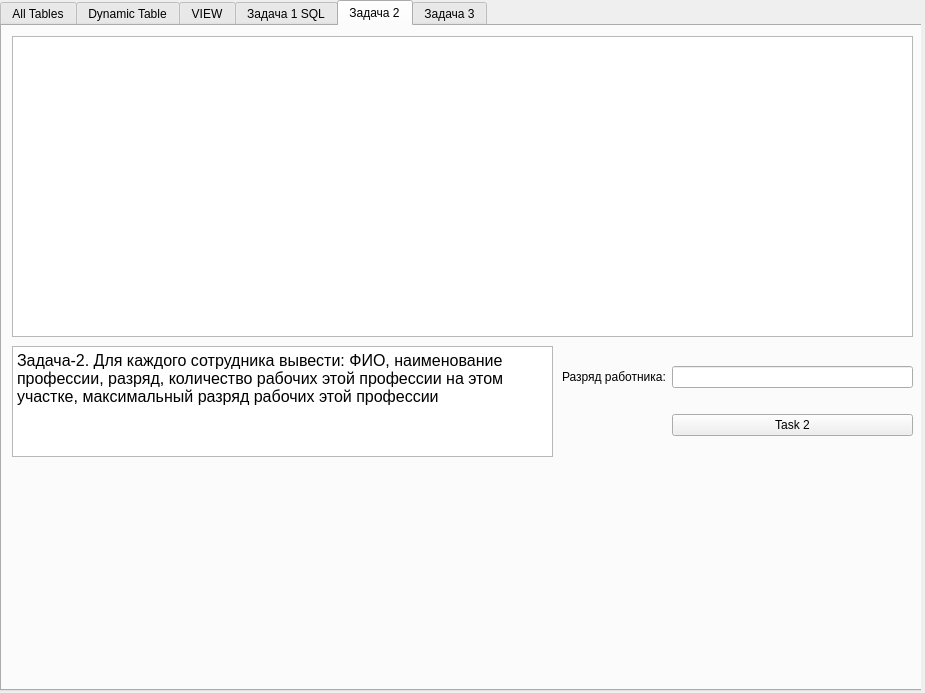
<?xml version="1.0" encoding="UTF-8"?>
<ui version="4.0">
 <class>MainWindow</class>
 <widget class="QMainWindow" name="MainWindow">
  <property name="geometry">
   <rect>
    <x>0</x>
    <y>0</y>
    <width>925</width>
    <height>693</height>
   </rect>
  </property>
  <property name="windowTitle">
   <string>MainWindow</string>
  </property>
  <widget class="QWidget" name="centralwidget">
   <widget class="QStackedWidget" name="stackedWidget_2">
    <property name="geometry">
     <rect>
      <x>0</x>
      <y>0</y>
      <width>921</width>
      <height>691</height>
     </rect>
    </property>
    <widget class="QWidget" name="main_page">
     <widget class="QTabWidget" name="tabWidget">
      <property name="geometry">
       <rect>
        <x>0</x>
        <y>0</y>
        <width>931</width>
        <height>691</height>
       </rect>
      </property>
      <property name="currentIndex">
       <number>4</number>
      </property>
      <widget class="QWidget" name="all_tables">
       <attribute name="title">
        <string>All Tables</string>
       </attribute>
       <widget class="QTableView" name="OperationCostsTable">
        <property name="geometry">
         <rect>
          <x>250</x>
          <y>14</y>
          <width>661</width>
          <height>191</height>
         </rect>
        </property>
       </widget>
       <widget class="QTableView" name="PersonnelTable">
        <property name="geometry">
         <rect>
          <x>250</x>
          <y>220</y>
          <width>661</width>
          <height>201</height>
         </rect>
        </property>
       </widget>
       <widget class="QTableView" name="WorkAccountingTable">
        <property name="geometry">
         <rect>
          <x>250</x>
          <y>440</y>
          <width>661</width>
          <height>211</height>
         </rect>
        </property>
       </widget>
       <widget class="QLabel" name="label_7">
        <property name="geometry">
         <rect>
          <x>250</x>
          <y>-1</y>
          <width>131</width>
          <height>16</height>
         </rect>
        </property>
        <property name="sizePolicy">
         <sizepolicy hsizetype="Minimum" vsizetype="Preferred">
          <horstretch>0</horstretch>
          <verstretch>0</verstretch>
         </sizepolicy>
        </property>
        <property name="text">
         <string>OperationCosts</string>
        </property>
       </widget>
       <widget class="QLabel" name="label_8">
        <property name="geometry">
         <rect>
          <x>250</x>
          <y>205</y>
          <width>121</width>
          <height>16</height>
         </rect>
        </property>
        <property name="sizePolicy">
         <sizepolicy hsizetype="Minimum" vsizetype="Preferred">
          <horstretch>0</horstretch>
          <verstretch>0</verstretch>
         </sizepolicy>
        </property>
        <property name="text">
         <string>Personnel</string>
        </property>
       </widget>
       <widget class="QLabel" name="label_9">
        <property name="geometry">
         <rect>
          <x>250</x>
          <y>423</y>
          <width>151</width>
          <height>16</height>
         </rect>
        </property>
        <property name="sizePolicy">
         <sizepolicy hsizetype="Minimum" vsizetype="Preferred">
          <horstretch>0</horstretch>
          <verstretch>0</verstretch>
         </sizepolicy>
        </property>
        <property name="text">
         <string>WorkAccounting</string>
        </property>
       </widget>
       <widget class="QWidget" name="gridLayoutWidget_5">
        <property name="geometry">
         <rect>
          <x>10</x>
          <y>220</y>
          <width>211</width>
          <height>281</height>
         </rect>
        </property>
        <layout class="QGridLayout" name="gridLayout_5">
         <item row="1" column="1">
          <widget class="QLineEdit" name="id_sklad"/>
         </item>
         <item row="2" column="0">
          <widget class="QLabel" name="label_13">
           <property name="sizePolicy">
            <sizepolicy hsizetype="Preferred" vsizetype="Maximum">
             <horstretch>0</horstretch>
             <verstretch>0</verstretch>
            </sizepolicy>
           </property>
           <property name="text">
            <string>Ответ</string>
           </property>
          </widget>
         </item>
         <item row="0" column="0" colspan="2">
          <widget class="QLabel" name="label_10">
           <property name="sizePolicy">
            <sizepolicy hsizetype="Fixed" vsizetype="Maximum">
             <horstretch>0</horstretch>
             <verstretch>0</verstretch>
            </sizepolicy>
           </property>
           <property name="font">
            <font>
             <pointsize>12</pointsize>
            </font>
           </property>
           <property name="text">
            <string>Процедура Get price</string>
           </property>
          </widget>
         </item>
         <item row="1" column="0">
          <widget class="QLabel" name="label_12">
           <property name="text">
            <string>Номер склада:</string>
           </property>
          </widget>
         </item>
         <item row="2" column="1">
          <widget class="QLabel" name="res_proc">
           <property name="font">
            <font>
             <pointsize>12</pointsize>
            </font>
           </property>
           <property name="text">
            <string>0</string>
           </property>
          </widget>
         </item>
         <item row="3" column="0" colspan="2">
          <widget class="QPushButton" name="proc">
           <property name="sizePolicy">
            <sizepolicy hsizetype="Minimum" vsizetype="Maximum">
             <horstretch>0</horstretch>
             <verstretch>0</verstretch>
            </sizepolicy>
           </property>
           <property name="text">
            <string>Procedure</string>
           </property>
          </widget>
         </item>
        </layout>
       </widget>
       <widget class="QLabel" name="label_11">
        <property name="geometry">
         <rect>
          <x>20</x>
          <y>70</y>
          <width>221</width>
          <height>41</height>
         </rect>
        </property>
        <property name="text">
         <string>Операции над таблицами</string>
        </property>
       </widget>
       <widget class="QPushButton" name="save_tables">
        <property name="geometry">
         <rect>
          <x>20</x>
          <y>103</y>
          <width>91</width>
          <height>31</height>
         </rect>
        </property>
        <property name="sizePolicy">
         <sizepolicy hsizetype="Minimum" vsizetype="Maximum">
          <horstretch>0</horstretch>
          <verstretch>0</verstretch>
         </sizepolicy>
        </property>
        <property name="text">
         <string>Сохранить</string>
        </property>
       </widget>
       <widget class="QPushButton" name="refresh_tables">
        <property name="geometry">
         <rect>
          <x>120</x>
          <y>103</y>
          <width>122</width>
          <height>31</height>
         </rect>
        </property>
        <property name="sizePolicy">
         <sizepolicy hsizetype="Minimum" vsizetype="Maximum">
          <horstretch>0</horstretch>
          <verstretch>0</verstretch>
         </sizepolicy>
        </property>
        <property name="text">
         <string>Обновить</string>
        </property>
       </widget>
      </widget>
      <widget class="QWidget" name="Dynamic_table">
       <attribute name="title">
        <string>Dynamic Table</string>
       </attribute>
       <widget class="QTableView" name="dynamic_table">
        <property name="geometry">
         <rect>
          <x>10</x>
          <y>10</y>
          <width>901</width>
          <height>381</height>
         </rect>
        </property>
       </widget>
       <widget class="QWidget" name="gridLayoutWidget">
        <property name="geometry">
         <rect>
          <x>10</x>
          <y>440</y>
          <width>901</width>
          <height>191</height>
         </rect>
        </property>
        <layout class="QGridLayout" name="gridLayout">
         <item row="0" column="1">
          <spacer name="horizontalSpacer">
           <property name="orientation">
            <enum>Qt::Horizontal</enum>
           </property>
           <property name="sizeType">
            <enum>QSizePolicy::Fixed</enum>
           </property>
           <property name="sizeHint" stdset="0">
            <size>
             <width>70</width>
             <height>0</height>
            </size>
           </property>
          </spacer>
         </item>
         <item row="0" column="2">
          <widget class="QPushButton" name="dynamic_Personnel_change">
           <property name="text">
            <string>Personnel</string>
           </property>
          </widget>
         </item>
         <item row="0" column="4">
          <widget class="QPushButton" name="dynamic_WorkAccounting_change">
           <property name="text">
            <string>WorkAccounting</string>
           </property>
          </widget>
         </item>
         <item row="0" column="0">
          <widget class="QPushButton" name="dynamic_OperationCosts_change">
           <property name="text">
            <string>OperationCosts</string>
           </property>
          </widget>
         </item>
         <item row="0" column="3">
          <spacer name="horizontalSpacer_2">
           <property name="orientation">
            <enum>Qt::Horizontal</enum>
           </property>
           <property name="sizeType">
            <enum>QSizePolicy::Fixed</enum>
           </property>
           <property name="sizeHint" stdset="0">
            <size>
             <width>70</width>
             <height>38</height>
            </size>
           </property>
          </spacer>
         </item>
        </layout>
       </widget>
       <widget class="QLabel" name="label">
        <property name="geometry">
         <rect>
          <x>10</x>
          <y>390</y>
          <width>49</width>
          <height>51</height>
         </rect>
        </property>
        <property name="font">
         <font>
          <pointsize>12</pointsize>
         </font>
        </property>
        <property name="text">
         <string>Table:</string>
        </property>
       </widget>
       <widget class="QLabel" name="label_2">
        <property name="geometry">
         <rect>
          <x>60</x>
          <y>392</y>
          <width>221</width>
          <height>51</height>
         </rect>
        </property>
        <property name="font">
         <font>
          <pointsize>10</pointsize>
         </font>
        </property>
        <property name="text">
         <string>(none)</string>
        </property>
       </widget>
      </widget>
      <widget class="QWidget" name="one_table">
       <attribute name="title">
        <string>VIEW</string>
       </attribute>
       <widget class="QTableView" name="view">
        <property name="geometry">
         <rect>
          <x>10</x>
          <y>20</y>
          <width>901</width>
          <height>331</height>
         </rect>
        </property>
       </widget>
      </widget>
      <widget class="QWidget" name="task_1_sql">
       <attribute name="title">
        <string>Задача 1 SQL</string>
       </attribute>
       <widget class="QTableView" name="table_task_1">
        <property name="geometry">
         <rect>
          <x>10</x>
          <y>10</y>
          <width>901</width>
          <height>301</height>
         </rect>
        </property>
       </widget>
       <widget class="QWidget" name="gridLayoutWidget_2">
        <property name="geometry">
         <rect>
          <x>560</x>
          <y>320</y>
          <width>351</width>
          <height>111</height>
         </rect>
        </property>
        <layout class="QGridLayout" name="gridLayout_2">
         <item row="0" column="2">
          <widget class="QLineEdit" name="year">
           <property name="text">
            <string>2023</string>
           </property>
          </widget>
         </item>
         <item row="1" column="2">
          <widget class="QPushButton" name="task_1">
           <property name="text">
            <string>Task 1</string>
           </property>
          </widget>
         </item>
         <item row="1" column="0">
          <widget class="QRadioButton" name="radio_task_1_SQL">
           <property name="text">
            <string>SQL</string>
           </property>
           <attribute name="buttonGroup">
            <string notr="true">buttonGroup_3</string>
           </attribute>
          </widget>
         </item>
         <item row="1" column="1">
          <widget class="QRadioButton" name="radio_task_1_ORM">
           <property name="text">
            <string>ORM</string>
           </property>
           <attribute name="buttonGroup">
            <string notr="true">buttonGroup_3</string>
           </attribute>
          </widget>
         </item>
         <item row="0" column="0" colspan="2">
          <widget class="QLabel" name="label_3">
           <property name="text">
            <string>Год учета:</string>
           </property>
          </widget>
         </item>
        </layout>
       </widget>
       <widget class="QTextBrowser" name="textBrowser_2">
        <property name="geometry">
         <rect>
          <x>10</x>
          <y>320</y>
          <width>541</width>
          <height>111</height>
         </rect>
        </property>
        <property name="styleSheet">
         <string notr="true">QWidget[objectName=&quot;centralWidget&quot;]{ background-image: url(&quot;:/img/bg&quot;) no-repeat right bottom; } 
QWidget[objectName=&quot;myFrame&quot;]{ background-color: #ff0000; } 
QLineEdit{ background-color: #00ff00; } 
QWidget[enabled=&quot;false&quot;]{ background-color: #0000ff; }</string>
        </property>
        <property name="html">
         <string>&lt;!DOCTYPE HTML PUBLIC &quot;-//W3C//DTD HTML 4.0//EN&quot; &quot;http://www.w3.org/TR/REC-html40/strict.dtd&quot;&gt;
&lt;html&gt;&lt;head&gt;&lt;meta name=&quot;qrichtext&quot; content=&quot;1&quot; /&gt;&lt;meta charset=&quot;utf-8&quot; /&gt;&lt;style type=&quot;text/css&quot;&gt;
p, li { white-space: pre-wrap; }
hr { height: 1px; border-width: 0; }
li.unchecked::marker { content: &quot;\2610&quot;; }
li.checked::marker { content: &quot;\2612&quot;; }
&lt;/style&gt;&lt;/head&gt;&lt;body style=&quot; font-family:'Segoe UI'; font-size:9pt; font-weight:400; font-style:normal;&quot;&gt;
&lt;p style=&quot; margin-top:12px; margin-bottom:12px; margin-left:0px; margin-right:0px; -qt-block-indent:0; text-indent:0px;&quot;&gt;&lt;span style=&quot; font-family:'Courier New'; font-size:14pt;&quot;&gt;Задача-1. Сведения об учете выработки с допускаемым браком (&amp;gt;0): номер цеха и участка; фамилия; дата; кол-во бракованных;&lt;/span&gt;&lt;/p&gt;
&lt;p style=&quot;-qt-paragraph-type:empty; margin-top:12px; margin-bottom:12px; margin-left:0px; margin-right:0px; -qt-block-indent:0; text-indent:0px; font-family:'Courier New';&quot;&gt;&lt;br /&gt;&lt;/p&gt;&lt;/body&gt;&lt;/html&gt;</string>
        </property>
       </widget>
      </widget>
      <widget class="QWidget" name="task_2">
       <attribute name="title">
        <string>Задача 2</string>
       </attribute>
       <widget class="QTableView" name="window_func">
        <property name="geometry">
         <rect>
          <x>10</x>
          <y>10</y>
          <width>901</width>
          <height>301</height>
         </rect>
        </property>
       </widget>
       <widget class="QWidget" name="gridLayoutWidget_3">
        <property name="geometry">
         <rect>
          <x>560</x>
          <y>320</y>
          <width>351</width>
          <height>111</height>
         </rect>
        </property>
        <layout class="QGridLayout" name="gridLayout_3">
         <item row="1" column="2">
          <widget class="QPushButton" name="task_2_buttom">
           <property name="text">
            <string>Task 2</string>
           </property>
          </widget>
         </item>
         <item row="0" column="2">
          <widget class="QLineEdit" name="year_2"/>
         </item>
         <item row="0" column="0" colspan="2">
          <widget class="QLabel" name="label_4">
           <property name="text">
            <string>Разряд работника:</string>
           </property>
          </widget>
         </item>
        </layout>
       </widget>
       <widget class="QTextBrowser" name="textBrowser_3">
        <property name="geometry">
         <rect>
          <x>10</x>
          <y>320</y>
          <width>541</width>
          <height>111</height>
         </rect>
        </property>
        <property name="html">
         <string>&lt;!DOCTYPE HTML PUBLIC &quot;-//W3C//DTD HTML 4.0//EN&quot; &quot;http://www.w3.org/TR/REC-html40/strict.dtd&quot;&gt;
&lt;html&gt;&lt;head&gt;&lt;meta name=&quot;qrichtext&quot; content=&quot;1&quot; /&gt;&lt;meta charset=&quot;utf-8&quot; /&gt;&lt;style type=&quot;text/css&quot;&gt;
p, li { white-space: pre-wrap; }
hr { height: 1px; border-width: 0; }
li.unchecked::marker { content: &quot;\2610&quot;; }
li.checked::marker { content: &quot;\2612&quot;; }
&lt;/style&gt;&lt;/head&gt;&lt;body style=&quot; font-family:'Segoe UI'; font-size:9pt; font-weight:400; font-style:normal;&quot;&gt;
&lt;p style=&quot; margin-top:12px; margin-bottom:12px; margin-left:0px; margin-right:0px; -qt-block-indent:0; text-indent:0px;&quot;&gt;&lt;span style=&quot; font-family:'Courier New'; font-size:12pt;&quot;&gt;Задача-2. Для каждого сотрудника вывести: ФИО, наименование профессии, разряд, количество рабочих этой профессии на этом участке, максимальный разряд рабочих этой профессии&lt;/span&gt;&lt;/p&gt;&lt;/body&gt;&lt;/html&gt;</string>
        </property>
       </widget>
      </widget>
      <widget class="QWidget" name="tab">
       <attribute name="title">
        <string>Задача 3</string>
       </attribute>
       <widget class="QTableView" name="table_task_3">
        <property name="geometry">
         <rect>
          <x>10</x>
          <y>10</y>
          <width>901</width>
          <height>301</height>
         </rect>
        </property>
       </widget>
       <widget class="QWidget" name="gridLayoutWidget_4">
        <property name="geometry">
         <rect>
          <x>560</x>
          <y>320</y>
          <width>346</width>
          <height>151</height>
         </rect>
        </property>
        <layout class="QGridLayout" name="gridLayout_4">
         <item row="0" column="2">
          <widget class="QLineEdit" name="plan_qt"/>
         </item>
         <item row="1" column="2">
          <widget class="QLineEdit" name="reg_qt"/>
         </item>
         <item row="2" column="2">
          <widget class="QPushButton" name="task_3_buttom">
           <property name="text">
            <string>Task 3</string>
           </property>
          </widget>
         </item>
         <item row="2" column="0">
          <widget class="QRadioButton" name="radioButton_SQL">
           <property name="text">
            <string>SQL</string>
           </property>
           <attribute name="buttonGroup">
            <string notr="true">buttonGroup</string>
           </attribute>
          </widget>
         </item>
         <item row="1" column="0" colspan="2">
          <widget class="QLabel" name="label_6">
           <property name="text">
            <string>Количество деталей в поставке, X</string>
           </property>
          </widget>
         </item>
         <item row="0" column="0" colspan="2">
          <widget class="QLabel" name="label_5">
           <property name="text">
            <string>Общий план, PLAN</string>
           </property>
          </widget>
         </item>
         <item row="2" column="1">
          <widget class="QRadioButton" name="radioButton_ORM">
           <property name="text">
            <string>ORM</string>
           </property>
           <attribute name="buttonGroup">
            <string notr="true">buttonGroup</string>
           </attribute>
          </widget>
         </item>
        </layout>
       </widget>
       <widget class="QTextBrowser" name="textBrowser">
        <property name="geometry">
         <rect>
          <x>10</x>
          <y>320</y>
          <width>541</width>
          <height>151</height>
         </rect>
        </property>
        <property name="html">
         <string>&lt;!DOCTYPE HTML PUBLIC &quot;-//W3C//DTD HTML 4.0//EN&quot; &quot;http://www.w3.org/TR/REC-html40/strict.dtd&quot;&gt;
&lt;html&gt;&lt;head&gt;&lt;meta name=&quot;qrichtext&quot; content=&quot;1&quot; /&gt;&lt;meta charset=&quot;utf-8&quot; /&gt;&lt;style type=&quot;text/css&quot;&gt;
p, li { white-space: pre-wrap; }
hr { height: 1px; border-width: 0; }
li.unchecked::marker { content: &quot;\2610&quot;; }
li.checked::marker { content: &quot;\2612&quot;; }
&lt;/style&gt;&lt;/head&gt;&lt;body style=&quot; font-family:'Segoe UI'; font-size:9pt; font-weight:400; font-style:normal;&quot;&gt;
&lt;p align=&quot;justify&quot; style=&quot; margin-top:12px; margin-bottom:12px; margin-left:18px; margin-right:0px; -qt-block-indent:0; text-indent:0px;&quot;&gt;&lt;span style=&quot; font-family:'Symbol';&quot;&gt;¨ &lt;/span&gt;&lt;span style=&quot; font-family:'Courier New';&quot;&gt;Задача-3. Сведения о наличии деталей на складах, такие что:&lt;/span&gt;&lt;/p&gt;
&lt;p align=&quot;justify&quot; style=&quot; margin-top:12px; margin-bottom:12px; margin-left:36px; margin-right:0px; -qt-block-indent:0; text-indent:0px;&quot;&gt;&lt;span style=&quot; font-family:'Courier New';&quot;&gt;для этой детали &lt;/span&gt;&lt;span style=&quot; font-family:'Courier New'; text-decoration: underline;&quot;&gt;имеется договорная поставка&lt;/span&gt;&lt;span style=&quot; font-family:'Courier New';&quot;&gt; (из 09в) с планом поставки &amp;gt; $(PLAN)&lt;/span&gt;&lt;/p&gt;
&lt;p align=&quot;justify&quot; style=&quot; margin-top:12px; margin-bottom:12px; margin-left:72px; margin-right:0px; -qt-block-indent:0; text-indent:0px;&quot;&gt;&lt;span style=&quot; font-family:'Courier New';&quot;&gt;и &lt;/span&gt;&lt;span style=&quot; font-family:'Courier New'; text-decoration: underline;&quot;&gt;все поступления&lt;/span&gt;&lt;span style=&quot; font-family:'Courier New';&quot;&gt; (из 13б) по этой договорной поставке были в количестве  &amp;gt; $(X) каждое.&lt;/span&gt;&lt;/p&gt;&lt;/body&gt;&lt;/html&gt;</string>
        </property>
       </widget>
      </widget>
     </widget>
    </widget>
    <widget class="QWidget" name="connect_page"/>
   </widget>
  </widget>
 </widget>
 <resources/>
 <connections/>
 <buttongroups>
  <buttongroup name="buttonGroup_3"/>
  <buttongroup name="buttonGroup"/>
 </buttongroups>
</ui>
